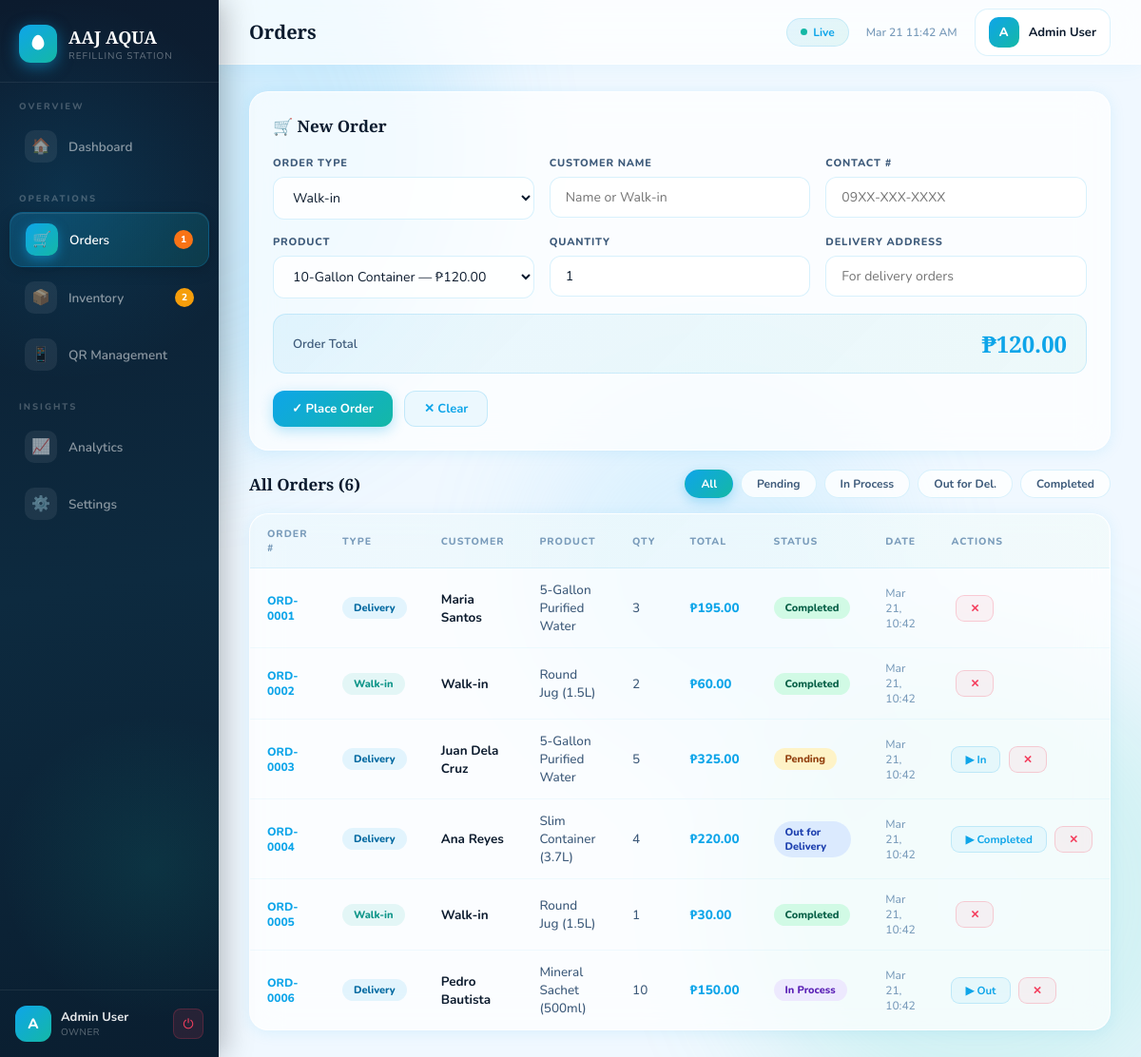
The app's page /pages/orders.php (signed in) with its own data.
### tables this page shows
CREATE TABLE IF NOT EXISTS orders (
    id               INT AUTO_INCREMENT PRIMARY KEY,
    order_number     VARCHAR(20)   NOT NULL UNIQUE,
    order_type       ENUM('Walk-in','Delivery') DEFAULT 'Walk-in',
    customer_name    VARCHAR(100),
    contact_number   VARCHAR(20),
    delivery_address TEXT,
    product_id       INT NOT NULL,
    product_name     VARCHAR(100) NOT NULL,
    quantity         INT           NOT NULL DEFAULT 1,
    unit_price       DECIMAL(10,2) NOT NULL,
    total_amount     DECIMAL(10,2) NOT NULL,
    status           ENUM('Pending','In Process','Out for Delivery','Completed','Cancelled') DEFAULT 'Pending',
    source           ENUM('admin','qr_scan','walk-in') DEFAULT 'admin',
    created_at       TIMESTAMP DEFAULT CURRENT_TIMESTAMP,
    updated_at       TIMESTAMP DEFAULT CURRENT_TIMESTAMP ON UPDATE CURRENT_TIMESTAMP,
    FOREIGN KEY (product_id) REFERENCES inventory(id) ON DELETE RESTRICT
);

### includes/db.php (called while the page is built, shortened)
<?php
function clean($conn, $val) {
    return mysqli_real_escape_string($conn, trim((string)$val));
}
?>

### pages/orders.php (the view, shortened to what this page needs)
<?php
require_once '../includes/header.php';
$products = [];
$res = mysqli_query($conn, "SELECT id,product_name,unit_price FROM inventory ORDER BY product_name");
while ($r = mysqli_fetch_assoc($res)) $products[] = $r;
$sf    = clean($conn, $_GET['status'] ?? '');
$where = $sf ? "WHERE status='$sf'" : '';
$orders = [];
$res = mysqli_query($conn, "SELECT * FROM orders $where ORDER BY created_at DESC");
while ($r = mysqli_fetch_assoc($res)) $orders[] = $r;
$statusCycle = ['Pending'=>'In Process','In Process'=>'Out for Delivery','Out for Delivery'=>'Completed'];
$badgeCls    = ['Completed'=>'b-ok','Pending'=>'b-warn','In Process'=>'b-proc','Out for Delivery'=>'b-info','Cancelled'=>'b-del'];
$typeCls     = ['Delivery'=>'b-type-d','Walk-in'=>'b-type-w'];
?>
<div class="glass-card mb">
  <div class="sec-title" style="margin-bottom:20px;">🛒 New Order</div>
  <form method="POST" action="../api/create_order.php">
    <div class="form-grid">
      <div class="field"><label>Order Type</label><select name="order_type"><option>Walk-in</option><option>Delivery</option></select></div>
      <div class="field"><label>Customer Name</label><input type="text" name="customer_name" placeholder="Name or Walk-in" /></div>
      <div class="field"><label>Contact #</label><input type="text" name="contact_number" placeholder="09XX-XXX-XXXX" /></div>
    </div>
    <div class="form-grid">
      <div class="field">
        <label>Product</label>
        <select name="product_id" id="ordProd" onchange="updateOrdTotal()">
          <?php foreach ($products as $p): ?>
          <option value="<?= $p['id'] ?>" data-price="<?= $p['unit_price'] ?>">
            <?= htmlspecialchars($p['product_name']) ?> — ₱<?= number_format($p['unit_price'],2) ?>
          </option>
          <?php endforeach; ?>
        </select>
      </div>
      <div class="field"><label>Quantity</label><input type="number" name="quantity" id="ordQty" value="1" min="1" oninput="updateOrdTotal()" /></div>
      <div class="field"><label>Delivery Address</label><input type="text" name="delivery_address" placeholder="For delivery orders" /></div>
    </div>
    <div class="order-total-bar">
      <span class="ot-label">Order Total</span>
      <span class="ot-value" id="ordTotalOut">₱0.00</span>
    </div>
    <div style="display:flex;gap:12px;">
      <button type="submit" class="btn btn-aqua">✓ Place Order</button>
      <button type="reset"  class="btn btn-ghost">✕ Clear</button>
    </div>
  </form>
</div>
<div style="display:flex;align-items:center;justify-content:space-between;margin-bottom:16px;flex-wrap:wrap;gap:12px;">
  <div class="sec-title">All Orders (<?= count($orders) ?>)</div>
  <div class="filter-pills">
    <?php
    $sts = [''=>'All','Pending'=>'Pending','In Process'=>'In Process','Out for Delivery'=>'Out for Del.','Completed'=>'Completed'];
    foreach ($sts as $val => $label):
    ?>
    <a href="orders.php<?= $val ? '?status='.urlencode($val) : '' ?>" class="pill <?= $sf===$val?'active':'' ?>"><?= $label ?></a>
    <?php endforeach; ?>
  </div>
</div>
<div class="tbl-container">
  <table>
    <thead><tr><th>Order #</th><th>Type</th><th>Customer</th><th>Product</th><th>Qty</th><th>Total</th><th>Status</th><th>Date</th><th>Actions</th></tr></thead>
    <tbody>
    <?php if (empty($orders)): ?>
      <tr><td colspan="9" style="text-align:center;color:var(--text-soft);padding:28px;">No orders found.</td></tr>
    <?php else: ?>
    <?php foreach ($orders as $o):
      $next = $statusCycle[$o['status']] ?? null;
      $bc   = $badgeCls[$o['status']] ?? 'b-can';
      $tc   = $typeCls[$o['order_type']] ?? 'b-info';
    ?>
    <tr>
      <td class="tnum"><?= htmlspecialchars($o['order_number']) ?></td>
      <td><span class="badge <?= $tc ?>"><?= $o['order_type'] ?></span></td>
      <td class="tname"><?= htmlspecialchars($o['customer_name']) ?></td>
      <td><?= htmlspecialchars($o['product_name']) ?></td>
      <td><?= $o['quantity'] ?></td>
      <td class="tprice">₱<?= number_format($o['total_amount'],2) ?></td>
      <td><span class="badge <?= $bc ?>"><?= $o['status'] ?></span></td>
      <td style="font-size:12px;color:var(--text-soft);"><?= date('M d, H:i', strtotime($o['created_at'])) ?></td>
      <td style="white-space:nowrap;">
        <?php if ($next): ?>
        <form method="POST" action="../api/update_status.php" style="display:inline;">
          <button type="submit" class="btn btn-ghost btn-sm">▶ <?= explode(' ',$next)[0] ?></button>
        </form>
        <?php endif; ?>
        <form method="POST" action="../api/delete_order.php" style="display:inline;" onsubmit="return confirm('Delete this order?')">
          <button type="submit" class="btn btn-danger btn-sm" style="margin-left:5px;">✕</button>
        </form>
      </td>
    </tr>
    <?php endforeach; ?>
    <?php endif; ?>
    </tbody>
  </table>
</div>
<?php require_once '../includes/footer.php'; ?>

### records on screen
orders: order_number "ORD-0001", order_type "Delivery", customer_name "Maria Santos", product_name "5-Gallon Purified Water", quantity "3", total_amount "195.00", status "Completed", created_at "Mar 21, 10:42"
orders: order_number "ORD-0002", order_type "Walk-in", customer_name "Walk-in", product_name "Round Jug (1.5L)", quantity "2", total_amount "60.00", status "Completed", created_at "Mar 21, 10:42"
orders: order_number "ORD-0003", order_type "Delivery", customer_name "Juan Dela Cruz", product_name "5-Gallon Purified Water", quantity "5", total_amount "325.00", status "Pending", created_at "Mar 21, 10:42", status "In"
orders: order_number "ORD-0004", order_type "Delivery", customer_name "Ana Reyes", product_name "Slim Container (3.7L)", quantity "4", total_amount "220.00", status "Out for Delivery", created_at "Mar 21, 10:42", status "Completed"
orders: order_number "ORD-0005", order_type "Walk-in", customer_name "Walk-in", product_name "Round Jug (1.5L)", quantity "1", total_amount "30.00", status "Completed", created_at "Mar 21, 10:42"
orders: order_number "ORD-0006", order_type "Delivery", customer_name "Pedro Bautista", product_name "Mineral Sachet (500ml)", quantity "10", total_amount "150.00", status "In Process", created_at "Mar 21, 10:42", status "Out"

### other values on screen
$pendingCount "1"
$lowStockCount "2"
$user['initial'] "A"
$user['full_name'] "Admin User"
$user['role'] "OWNER"
$pageTitle "Orders"
count($orders) "6"
$label "All"
$label "Pending"
$label "In Process"
$label "Out for Del."
$label "Completed"
form field product_id "10-Gallon Container — ₱120.00"
